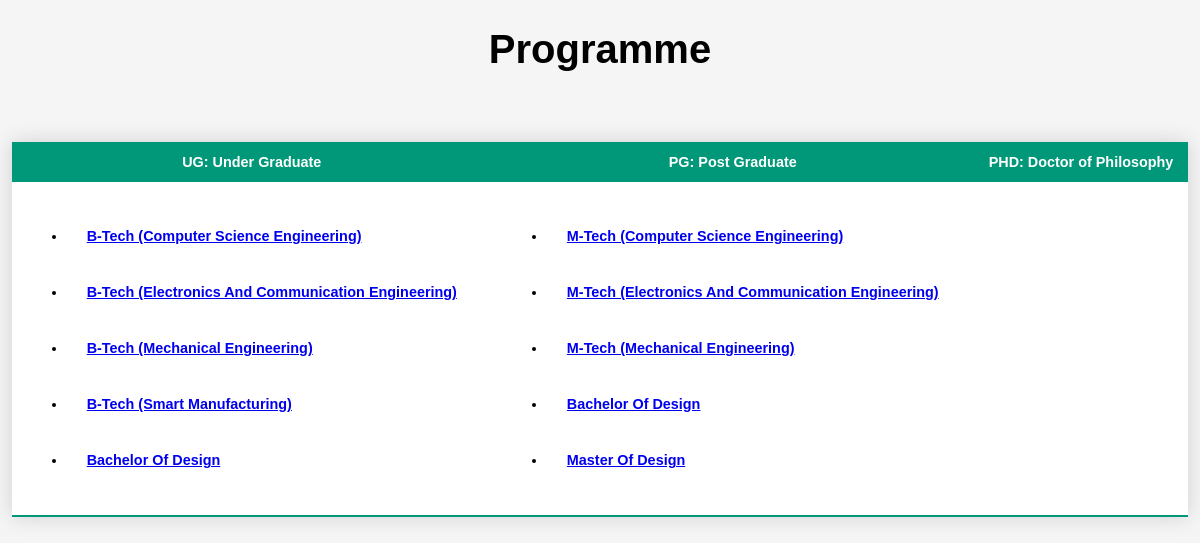
Page /programme on the earlier database version.
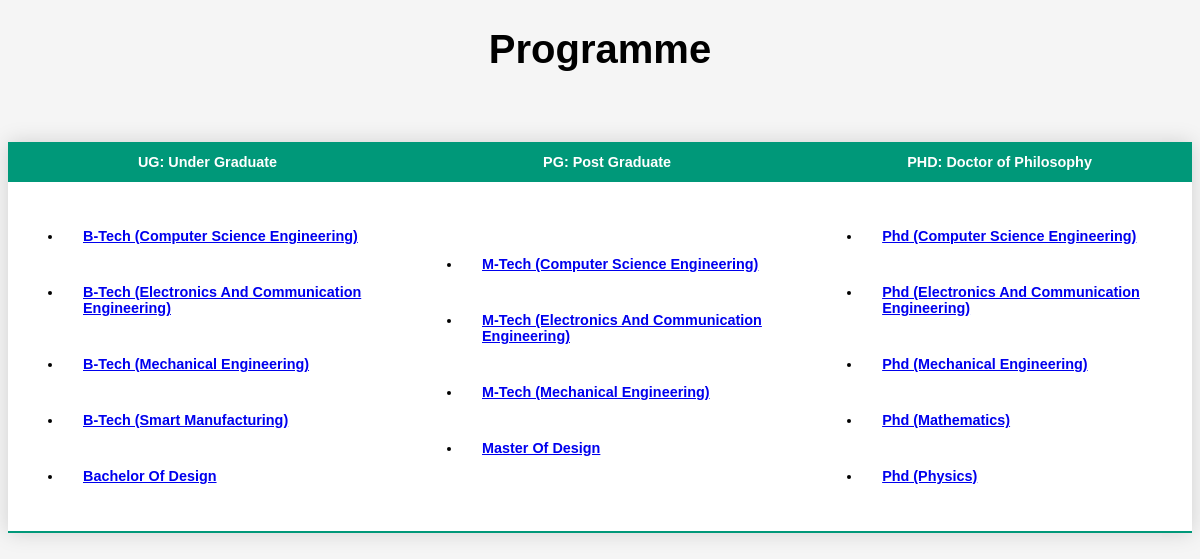
Same page on the later database version.
### program_and_curriculum_management/models.py (models this page shows, shortened)
class Programme(models.Model):
    category = models.CharField(max_length=100)
    title = models.CharField(max_length=100)

### program_and_curriculum_management/views.py (the view)
# urls.py: path('programme',views.programme, name='program_and_curriculum_management'),
def programme(request):
    ug = Programme.objects.filter(category='UG')
    pg = Programme.objects.filter(category='PG')
    phd = Programme.objects.filter(category='PHD')
    return render(request,'programme.html',{'UG':ug, 'PG':pg, 'PHD':phd})

### templates/programme.html (shortened to what this page needs)
<!DOCTYPE html>
<html lang="en">
<head>
    <link rel='stylesheet' type='text/css' media='screen' href='/static/style.css'>
</head>
<body>
    <div class="top">
       <h1>Programme</h1>
   </div>
    <div>
        <table class="styled-table">
            <thead>
                <tr style="text-align: center;">
                    <th>UG: Under Graduate</th>
                    <th>PG: Post Graduate</th>
                    <th>PHD: Doctor of Philosophy</th>
                </tr>
            </thead>
            <tbody>
                <tr>
                    <td>
                        <ul>
                        {% for ug in UG %}
                        <li><a href="{% url 'curriculum' ug.id %}">{{ug.title | title }}</a></li>
                        {% endfor %}
                        </ul>
                    </td>
                    <td>
                        <ul>
                        {% for pg in PG %}
                        <li><a href="{% url 'curriculum' pg.id %}">
                            {{ pg.title | title }}
                            </a>
                        </li>
                        {% endfor %}
                        </ul>
                    </td>
                    <td>
                        <ul>
                        {% for phd in PHD %}
                        <li><a href="{% url 'curriculum' phd.id %}">
                            {{ phd.title | title }}
                            </a>
                        </li>
                        {% endfor %}
                        </ul>
                    </td>
                </tr>
            </tbody>
            </table>
    </div>
</body>
</html>

Differences in the rows shown:
removed Programme: title "Bachelor Of Design"
added Programme: title "Phd (Computer Science Engineering)"
added Programme: title "Phd (Electronics And Communication Engineering)"
added Programme: title "Phd (Mechanical Engineering)"
added Programme: title "Phd (Mathematics)"
added Programme: title "Phd (Physics)"
